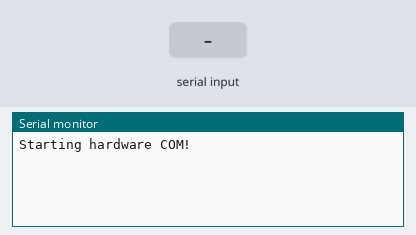
Bench run of a sketch on a simulated Arduino Uno, built with avr-gcc and run on an emulated ATmega328P. Shown: the last lines printed to the serial monitor. Inputs (shaded band) come from the test bench.

Above: at 1.2 s.
1.3 s: byte 30 received over Serial
At 2.5 s:
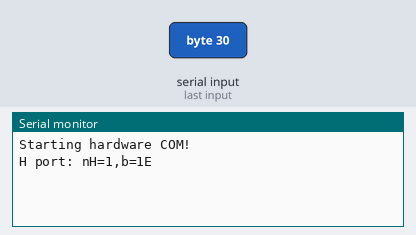
2.8 s: byte 90 received over Serial
At 3.6 s:
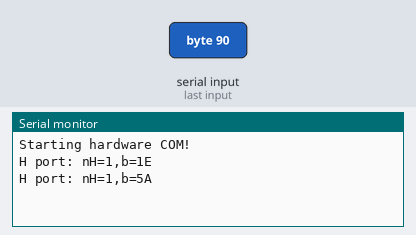
4.3 s: byte 120 received over Serial
At 4.8 s:
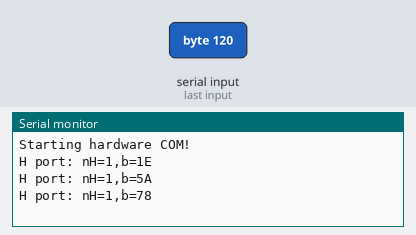

Measured:
- after the input at 1.3 s, the serial monitor: prints a new line at once (image 1)
- after the input at 2.8 s, the serial monitor: prints a new line at once (image 2)
- after the input at 4.3 s, the serial monitor: prints a new line at once (image 3)

The sketch:

SoftwareSerialExample.ino
```cpp
#include "CommDef.h"

// SoftwareSerial library
#include <SoftwareSerial.h>

const int   LED_PIN = 13;				// LED pin
const int	RX_PIN = 10;				// Software UART RX pin, connect to TX of Bluetooth HC-05
const int	TX_PIN = 11;				// Software UART TX pin, connect to RX of Bluetooth HC-05
const long  DR_HARDWARE_COM = 38400;	// Data rate for hardware COM
const long  DR_SOFTWARE_COM = 38400;	// Data rate for software COM

// SoftwareSerial* BTSerial;// (RX_PIN, TX_PIN); // Software UART RX, TX for Bluetooth HC-05
SoftwareSerial BTSerial(RX_PIN, TX_PIN);

// byte pBuff[256]; // = new byte[256];
// UINT i, n;
// long lCount = 0;


void setup() {


// Define pin modes for software TX, RX:
pinMode(RX_PIN, INPUT);
pinMode(TX_PIN, OUTPUT);

// Set the data rate and open hardware COM port:
Serial.begin(DR_HARDWARE_COM);
BTSerial.begin(DR_SOFTWARE_COM);

// Wait for serial port to connect. Needed for native USB port only
while (!Serial);
Serial.println("Starting hardware COM!");

  // Set the data rate and open software COM port:
  /*if (nTypeSerial == 1) {
	  BTSerial = new SoftwareSerial(RX_PIN, TX_PIN);
	  BTSerial->begin(DR_SOFTWARE_COM);
	  // BTSerial.println("Starting BT software COM");
	  delay(1000);
	}*/
}


void loop()
{
	int nH, nB;
	// Read byte from hardware COM -> write it into software COM
	while (nH=Serial.available())
	{
		Serial.print("H port: nH=");
		Serial.print(nH, HEX);
		// Read byte
		int b = Serial.read();
		Serial.print(",b=");
		// Write byte to hardware COM
		Serial.print(b, HEX);
		Serial.println();
		// Write byte to software COM
		BTSerial.write(b);
	}
	// Read result of AT command from software COM
	while (nB=BTSerial.available())
	{
		Serial.print("BT port: nB=");
		Serial.print(nB, HEX);
		// Read byte
		int b = BTSerial.read();
		Serial.print(",b=");
		Serial.print(b, HEX);
		Serial.println();
		// Read byte from software COM and then write it into hardware COM
		BTSerial.write(b);
	}

	/*


	// BTSerial = new SoftwareSerial(RX_PIN, TX_PIN);
	int nTypeSerial = 1; // 0 - hardware, 1 - software
	if (nTypeSerial == 1) {
		BTSerial->begin(DR_SOFTWARE_COM);
		// BTSerial.println("Starting BT software COM");
		delay(1000);
	}

	i = n = 0;
	if (Serial.available() > 0) {
		// Read length of data
		n = Serial.read()-39;
		Serial.println(n+1);
		pBuff[i++] = (byte)(n+39);
		while (i < n+1) {
			// Read data from hardware COM
			while (Serial.available() > 0) {
				// Read byte and add to buffer
				pBuff[i++] = Serial.read();
			}
		}
	}
	// Write buffer to hardware & software COM
	if (n > 0)
	{
		Serial.print("i1="); Serial.println(n+1);
		Serial.write(pBuff,n+1);
		Serial.println();

		BTSerial->write(pBuff, n+1);
		i = n = 0;
	}

	// Read data from software COM
	if (BTSerial->available() > 0) {
		// Read length of data
		n = BTSerial->read();
		Serial.print("N="); Serial.print(n);
		pBuff[i++] = (byte)n;
		while (i < n+1) {
			// Read data from software COM
			while (BTSerial->available() > 0) {
				// Read byte and add to buffer
				pBuff[i++] = BTSerial->read();
			}
		}
	}
	// Write buffer to software COM
	if (n > 0)
	{
		Serial.print(" Count=");	Serial.print(++lCount);
		Serial.print(" Buff=");		Serial.write(pBuff, n+1);
		Serial.println();

		BTSerial->write(pBuff, n+1);
		i = n = 0;
	}
*/
}
```

CommDef.h
```cpp
// CommDef.h
// Contents : îáùåóïîòðåáèòåëüíûå ìàêðîñû è òèïû äàííûõ

#ifndef _COMMDEF_h
#define _COMMDEF_h

#if defined(ARDUINO) && ARDUINO >= 100
	#include "arduino.h"
#else
	#include "WProgram.h"
#endif

/*class CommDefClass
{
 protected:


 public:
	void init();
};

extern CommDefClass CommDef;*/


// --- ÒÈÏÛ ÄÀÍÍÛÕ
typedef unsigned char	BYTE;
typedef unsigned short	WORD;
typedef unsigned int	UINT;
typedef   signed int	INT;
typedef unsigned long	DWORD;
typedef float			FLOAT;

// --- ÌÀÊÐÎÑÛ
// - ñðàâíåíèå ÷èñëîâûõ âåëè÷èí
#define Greater(a, b)      ( ( (a) - (b) ) >  0 )
#define GreaterEqual(a, b) ( ( (a) - (b) ) >= 0 )
#define Less(a, b)         ( ( (a) - (b) ) <  0 )
#define LessEqual(a, b)    ( ( (a) - (b) ) <= 0 )

// - ìàíèïóëÿöèè áàéòàìè, ñëîâàìè, äâîéíûìè ñëîâàìè
#ifndef LOBYTE
#define LOBYTE(w )     ( (BYTE)(w) )
#endif
#ifndef HIBYTE
#define HIBYTE(w )     ( (BYTE)( (UINT)(w) >> 8 ) )
#endif
#ifndef LOWORD
#define LOWORD(dw)     ( (WORD)(dw) )
#endif
#ifndef HIWORD
#define HIWORD(dw)     ( (WORD)( (DWORD)(dw) >> 16 ) )
#endif

#define MKWORD(bh,bl)  ( (WORD) (((BYTE)(bl)) | (((WORD) ((BYTE)(bh)))<<8 )) )
#define MKDWORD(wh,wl) ( (DWORD)(((WORD)(wl)) | (((DWORD)((WORD)(wh)))<<16)) )

// - ñïåöèàëüíàÿ ìàíèïóëÿöèÿ áèòàìè â BYTE
#define GETBIT(B, n)  ( ( ((BYTE)(B)) & (1<<(n)) ) >> (n) ) /* get bit number n from byte */
#define PUTBIT(B,b,n) ( (b) ? ( (B)|=(1<<(n)) ):( (B)&=(~(1<<(n))) ) ) /* put bit number n into byte */


// --- Êîìàíäû äðàéâåðîâ àïïàðàòóðû( êîììóòàòîðîâ , ÑË , ÈÊÌ )
// --- Ôîðìàò ( 4 áàéòà ) : [ code ][ op1 ][ op2 ][ op3 ]
struct CCommand
{
	BYTE m_bCode; // êîä êîìàíäû
	BYTE m_bOp1; // ïåðâûé îïåðàíä
	BYTE m_bOp2; // âòîðîé îïåðàíä
	BYTE m_bOp3; // òðåòèé îïåðàíä
};
// --- Ñîçäàíèå êîìàíäû èç åå êîìïîíåíòîâ
inline void CMND(CCommand* cmnd, BYTE code = 0, BYTE op1 = 0, BYTE op2 = 0, BYTE op3 = 0)
{
	cmnd->m_bCode = code; // êîä
	cmnd->m_bOp1 = op1; // ïåðâûé îïåðàíä
	cmnd->m_bOp2 = op2; // âòîðîé îïåðàíä
	cmnd->m_bOp3 = op3; // òðåòèé îïåðàíä
}

#endif	// _COMMDEF_h
```
